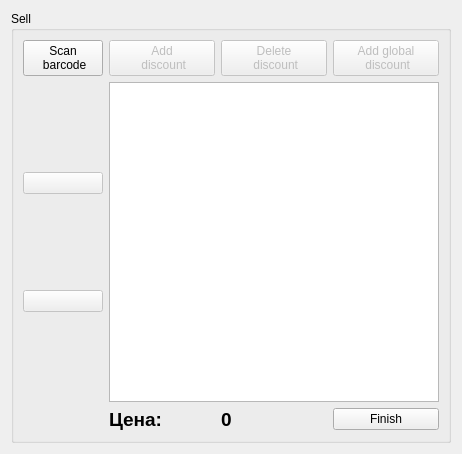
<?xml version="1.0" encoding="UTF-8"?>
<ui version="4.0">
 <class>Sell</class>
 <widget class="QWidget" name="Sell">
  <property name="geometry">
   <rect>
    <x>0</x>
    <y>0</y>
    <width>460</width>
    <height>454</height>
   </rect>
  </property>
  <property name="windowTitle">
   <string>Products</string>
  </property>
  <layout class="QHBoxLayout" name="horizontalLayout_3">
   <item>
    <widget class="QSplitter" name="splitter">
     <property name="orientation">
      <enum>Qt::Horizontal</enum>
     </property>
     <widget class="QWidget" name="horizontalLayoutWidget_3">
      <layout class="QHBoxLayout" name="mainHorLayout">
       <property name="sizeConstraint">
        <enum>QLayout::SetDefaultConstraint</enum>
       </property>
       <item>
        <widget class="QGroupBox" name="groupBox">
         <property name="title">
          <string>Sell</string>
         </property>
         <layout class="QGridLayout" name="gridLayout_4">
          <item row="3" column="1">
           <layout class="QHBoxLayout" name="horizontalLayout">
            <item>
             <widget class="QLabel" name="labelPrice">
              <property name="sizePolicy">
               <sizepolicy hsizetype="Minimum" vsizetype="Minimum">
                <horstretch>0</horstretch>
                <verstretch>0</verstretch>
               </sizepolicy>
              </property>
              <property name="font">
               <font>
                <pointsize>14</pointsize>
                <weight>75</weight>
                <bold>true</bold>
               </font>
              </property>
              <property name="text">
               <string>Цена:</string>
              </property>
              <property name="scaledContents">
               <bool>false</bool>
              </property>
             </widget>
            </item>
            <item>
             <widget class="QLabel" name="price">
              <property name="font">
               <font>
                <pointsize>14</pointsize>
                <weight>75</weight>
                <bold>true</bold>
               </font>
              </property>
              <property name="text">
               <string>0</string>
              </property>
              <property name="textFormat">
               <enum>Qt::RichText</enum>
              </property>
             </widget>
            </item>
            <item>
             <widget class="QPushButton" name="finishSale">
              <property name="text">
               <string>Finish</string>
              </property>
             </widget>
            </item>
           </layout>
          </item>
          <item row="2" column="0">
           <layout class="QVBoxLayout" name="verticalLayout">
            <item>
             <widget class="QPushButton" name="removeFromCart">
              <property name="enabled">
               <bool>false</bool>
              </property>
              <property name="text">
               <string/>
              </property>
              <property name="icon">
               <iconset resource="../../resources.qrc">
                <normaloff>:/images/icons/previous.png</normaloff>:/images/icons/previous.png</iconset>
              </property>
              <property name="iconSize">
               <size>
                <width>32</width>
                <height>32</height>
               </size>
              </property>
             </widget>
            </item>
            <item>
             <widget class="QPushButton" name="addToCart">
              <property name="enabled">
               <bool>false</bool>
              </property>
              <property name="text">
               <string/>
              </property>
              <property name="icon">
               <iconset resource="../../resources.qrc">
                <normaloff>:/images/icons/next.png</normaloff>:/images/icons/next.png</iconset>
              </property>
              <property name="iconSize">
               <size>
                <width>32</width>
                <height>32</height>
               </size>
              </property>
             </widget>
            </item>
           </layout>
          </item>
          <item row="2" column="1">
           <widget class="QTableView" name="cartTable">
            <property name="sizePolicy">
             <sizepolicy hsizetype="MinimumExpanding" vsizetype="Expanding">
              <horstretch>0</horstretch>
              <verstretch>0</verstretch>
             </sizepolicy>
            </property>
            <property name="minimumSize">
             <size>
              <width>330</width>
              <height>0</height>
             </size>
            </property>
           </widget>
          </item>
          <item row="1" column="1">
           <layout class="QHBoxLayout" name="discountButtonsLayout">
            <item>
             <widget class="QPushButton" name="addDiscount">
              <property name="enabled">
               <bool>false</bool>
              </property>
              <property name="text">
               <string>Add 
 discount</string>
              </property>
             </widget>
            </item>
            <item>
             <widget class="QPushButton" name="removeDiscount">
              <property name="enabled">
               <bool>false</bool>
              </property>
              <property name="text">
               <string>Delete 
 discount</string>
              </property>
             </widget>
            </item>
            <item>
             <widget class="QPushButton" name="globalDiscount">
              <property name="enabled">
               <bool>false</bool>
              </property>
              <property name="sizePolicy">
               <sizepolicy hsizetype="Minimum" vsizetype="Minimum">
                <horstretch>0</horstretch>
                <verstretch>0</verstretch>
               </sizepolicy>
              </property>
              <property name="text">
               <string>Add global 
 discount</string>
              </property>
             </widget>
            </item>
           </layout>
          </item>
          <item row="1" column="0">
           <widget class="QPushButton" name="scanBarcodeButton">
            <property name="text">
             <string>Scan 
 barcode</string>
            </property>
           </widget>
          </item>
         </layout>
        </widget>
       </item>
      </layout>
     </widget>
    </widget>
   </item>
  </layout>
 </widget>
 <resources>
  <include location="../../resources.qrc"/>
 </resources>
 <connections/>
</ui>
